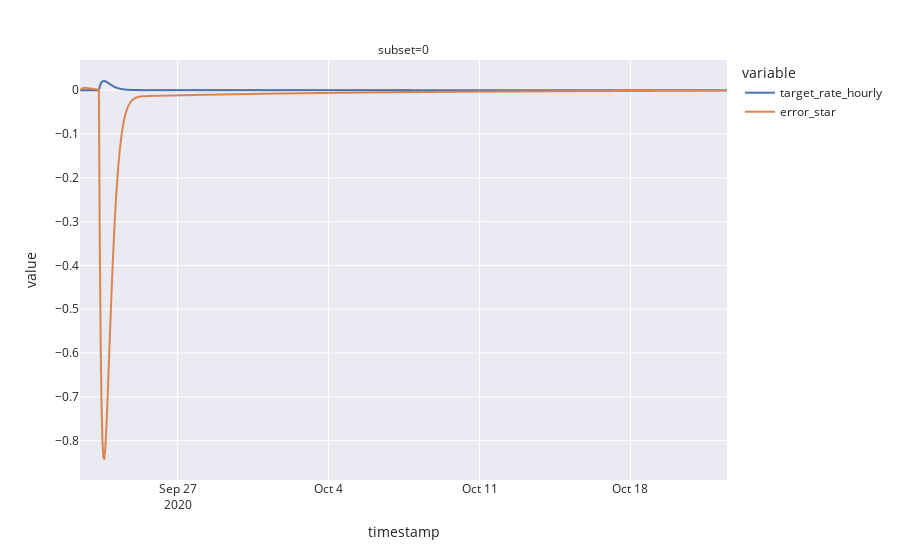

The notebook cell this image was saved under:
### Code cell
fig = px.line(
    df,
    x='timestamp',
    y=['target_rate_hourly', 'error_star'],
    facet_col='subset',
    #facet_col='run',
    facet_col_wrap=3,
    template='seaborn',
    height=800
)

# fig.for_each_annotation(lambda a: a.update(text=f'''kp:{
#     "%.2E" % float(update_params["kp"][int(a.text.split("=")[-1])])
# }; ki:{
#     "%.2E" % float(update_params["ki"][int(a.text.split("=")[-1])])
# }'''))

fig.show()

### Figure 1 — Plotly figure (JSON) as saved in the notebook; plotly's stock layout.template omitted (floating-point values rounded to 4 significant figures; data arrays with more than 128 entries replaced by an {"elided": "..."} marker saying what was removed)
{"data": [{"hovertemplate": "variable=target_rate_hourly<br>subset=0<br>timestamp=%{x}<br>value=%{y}<extra></extra>", "legendgroup": "target_rate_hourly", "line": {"color": "rgb(76,114,176)", "dash": "solid"}, "mode": "lines", "name": "target_rate_hourly", "showlegend": true, "type": "scattergl", "x": {"elided": "721 str values"}, "xaxis": "x", "y": {"elided": "721 float values"}, "yaxis": "y"}, {"hovertemplate": "variable=error_star<br>subset=0<br>timestamp=%{x}<br>value=%{y}<extra></extra>", "legendgroup": "error_star", "line": {"color": "rgb(221,132,82)", "dash": "solid"}, "mode": "lines", "name": "error_star", "showlegend": true, "type": "scattergl", "x": {"elided": "721 str values"}, "xaxis": "x", "y": {"elided": "721 float values"}, "yaxis": "y"}], "layout": {"annotations": [{"font": {}, "showarrow": false, "text": "subset=0", "x": 0.5, "xanchor": "center", "xref": "paper", "y": 1, "yanchor": "bottom", "yref": "paper"}], "autosize": true, "legend": {"title": {"text": "variable"}, "tracegroupgap": 0}, "margin": {"t": 60}, "xaxis": {"anchor": "y", "autorange": true, "domain": [0, 1], "range": ["2020-09-22 11:25:34.5634", "2020-10-22 11:25:34.5634"], "title": {"text": "timestamp"}, "type": "date"}, "yaxis": {"anchor": "x", "autorange": true, "domain": [0, 1], "range": [-0.8899, 0.069], "title": {"text": "value"}, "type": "linear"}}}
